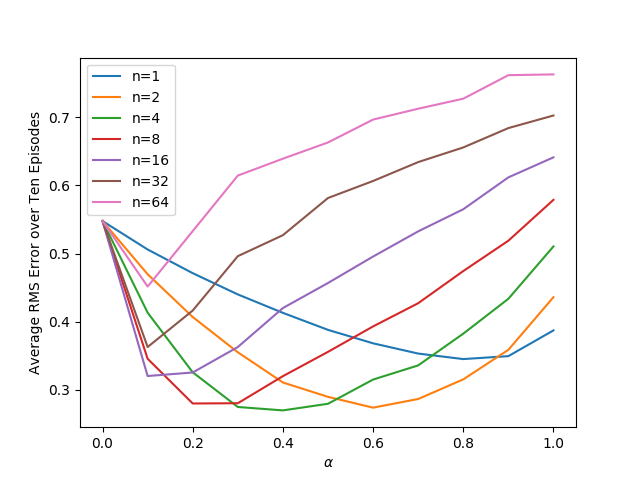

The Python source for this figure:
# -*- coding:utf-8 -*-

import numpy as np
from tqdm import tqdm
import matplotlib.pyplot as plt


class RandomWalk(object):
    """
    n-step TD method on the random walk
    """
    def __init__(self, num_states=19, step_size=0.1, discount=1):
        self.num_states = num_states + 2    # 19 intermediate states plus 2 terminal states
        self.step_size = step_size          # the size of alpha or step size
        self.discount = discount            # the size of discount

        self.states = np.arange(self.num_states)     # 19 intermediate states and 2 terminal states
        self.start = int(np.median(self.states))     # the beginning state
        self.end = [self.states[0], self.states[-1]]    # the terminal state set

        self.initial_state_value = np.zeros(len(self.states))   # initialized the state value
        self.true_state_value = np.arange(-20, 22, 2) / (self.num_states - 1)  # the true state value
        self.true_state_value[0] = 0
        self.true_state_value[-1] = 0

    def find_next_state(self, state):
        # randomly select left action or right action
        if np.random.binomial(1, 0.5):
            next_state = state + 1
        else:
            next_state = state - 1

        if next_state == self.end[0]:
            reward = -1
        elif next_state == self.end[1]:
            reward = 1
        else:
            reward = 0

        return next_state, reward

    def n_step_td(self, value, n_step=1):
        state = self.start
        trajectory = [state]
        reward_list = []

        time = 0    # to record the times
        T = float("inf")    # the length of the episode
        while True:

            if time < T:
                next_state, reward = self.find_next_state(state)
                # to store the next state and reward
                trajectory.append(next_state)
                reward_list.append(reward)

                if next_state in self.end:
                    T = time + 1

            count_update = time - n_step + 1    # to get the counts of updating
            if count_update >= 0:
                returns = 0
                for idx in range(count_update+1, min(count_update + n_step, T)+1):
                    returns += np.power(self.discount, idx - count_update - 1)*reward_list[idx - 1]
                if count_update + n_step <= T:
                    returns += np.power(self.discount, n_step)*value[trajectory[count_update + n_step]]

                if not trajectory[count_update] in self.end:
                    value[trajectory[count_update]] += self.step_size*(returns -
                                                                       value[trajectory[count_update]])
            time += 1
            if count_update == T - 1:
                break
            state = next_state          # !!!!!

    def compute_rms(self, value, n_step, episodes):
        rms_error = 0
        for epis in range(episodes):
            self.n_step_td(value, n_step)
            rms_error += np.sqrt(np.linalg.norm(value - self.true_state_value)**2 / len(value[1:-1]))

        return rms_error/episodes


if __name__ == "__main__":
    all_n_steps = np.power(2, np.arange(7))     # to get all possible value of n
    step_sizes = np.arange(0, 1.1, 0.1)
    rms_errors = np.zeros((len(all_n_steps), len(step_sizes)))

    episode = 10
    runs = 100
    for run in tqdm(range(runs)):
        for n_idx, n_value in enumerate(all_n_steps):
            for alpha_idx, alpha_value in enumerate(step_sizes):
                random_walk_man = RandomWalk(step_size=alpha_value)
                state_value = random_walk_man.initial_state_value.copy()
                rms_errors[n_idx, alpha_idx] += random_walk_man.compute_rms(value=state_value, n_step=n_value,
                                                                            episodes=episode)

    for i in range(len(all_n_steps)):
        plt.plot(step_sizes, rms_errors[i]/runs, label="n=%d" % all_n_steps[i])
    plt.xlabel(r"$\alpha$")
    plt.ylabel(r"Average RMS Error over Ten Episodes")
    plt.legend()
    plt.savefig("Figure7-2.png")
    plt.show()
    plt.close()
    print("Completed!!! You can check it in the current directory")






